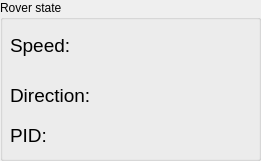
  <widget class="QGroupBox" name="groupBox">
   <property name="geometry">
    <rect>
     <x>1060</x>
     <y>150</y>
     <width>261</width>
     <height>161</height>
    </rect>
   </property>
   <property name="title">
    <string>Rover state</string>
   </property>
   <widget class="QLabel" name="label_6">
    <property name="geometry">
     <rect>
      <x>10</x>
      <y>30</y>
      <width>71</width>
      <height>31</height>
     </rect>
    </property>
    <property name="font">
     <font>
      <pointsize>14</pointsize>
     </font>
    </property>
    <property name="text">
     <string>Speed:</string>
    </property>
   </widget>
   <widget class="QLabel" name="speed_label_2">
    <property name="geometry">
     <rect>
      <x>100</x>
      <y>30</y>
      <width>111</width>
      <height>31</height>
     </rect>
    </property>
    <property name="font">
     <font>
      <pointsize>13</pointsize>
     </font>
    </property>
    <property name="text">
     <string/>
    </property>
   </widget>
   <widget class="QLabel" name="label_7">
    <property name="geometry">
     <rect>
      <x>10</x>
      <y>80</y>
      <width>101</width>
      <height>31</height>
     </rect>
    </property>
    <property name="font">
     <font>
      <pointsize>14</pointsize>
     </font>
    </property>
    <property name="text">
     <string>Direction:</string>
    </property>
   </widget>
   <widget class="QLabel" name="dir_label">
    <property name="geometry">
     <rect>
      <x>110</x>
      <y>80</y>
      <width>141</width>
      <height>31</height>
     </rect>
    </property>
    <property name="font">
     <font>
      <pointsize>13</pointsize>
     </font>
    </property>
    <property name="text">
     <string/>
    </property>
   </widget>
   <widget class="QLabel" name="label_12">
    <property name="geometry">
     <rect>
      <x>10</x>
      <y>120</y>
      <width>71</width>
      <height>31</height>
     </rect>
    </property>
    <property name="font">
     <font>
      <pointsize>14</pointsize>
     </font>
    </property>
    <property name="text">
     <string>PID:</string>
    </property>
   </widget>
   <widget class="QLabel" name="pid_label">
    <property name="geometry">
     <rect>
      <x>100</x>
      <y>120</y>
      <width>101</width>
      <height>31</height>
     </rect>
    </property>
    <property name="text">
     <string/>
    </property>
   </widget>
  </widget>
